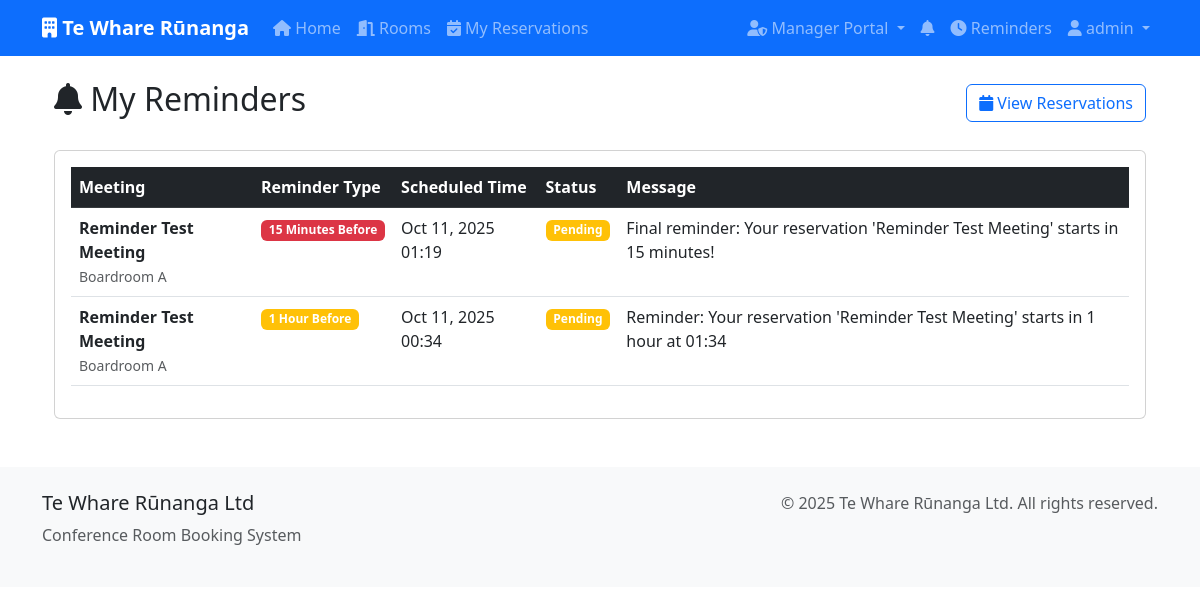
The app's page /reminders/ (signed in) with its own data.
### bookings/models.py (models this page shows, shortened)
class Reminder(models.Model):
    REMINDER_TYPES = [
        ('24h', '24 Hours Before'),
        ('1h', '1 Hour Before'),
        ('15m', '15 Minutes Before'),
        ('email', 'Email Reminder'),
    ]
    reservation = models.ForeignKey(Reservation, on_delete=models.CASCADE, related_name='reminders')
    reminder_time = models.DateTimeField()
    reminder_type = models.CharField(max_length=10, choices=REMINDER_TYPES)
    message = models.TextField()
    is_sent = models.BooleanField(default=False)
    sent_at = models.DateTimeField(null=True, blank=True)
    created_at = models.DateTimeField(auto_now_add=True)
    class Meta:
        ordering = ['reminder_time']

class Reservation(models.Model):
    STATUS_CHOICES = [
        ('pending', 'Pending'),
        ('confirmed', 'Confirmed'),
        ('cancelled', 'Cancelled'),
        ('completed', 'Completed'),
    ]
    room = models.ForeignKey(Room, on_delete=models.CASCADE, related_name='reservations')
    user = models.ForeignKey(User, on_delete=models.CASCADE, related_name='reservations')
    title = models.CharField(max_length=200)
    description = models.TextField(blank=True)
    start_time = models.DateTimeField()
    end_time = models.DateTimeField()
    status = models.CharField(max_length=20, choices=STATUS_CHOICES, default='pending')
    created_at = models.DateTimeField(auto_now_add=True)
    updated_at = models.DateTimeField(auto_now=True)
    created_by_admin = models.BooleanField(default=False)
    class Meta:
        ordering = ['start_time']

class Room(models.Model):
    name = models.CharField(max_length=100, unique=True)
    capacity = models.PositiveIntegerField()
    description = models.TextField(blank=True)
    location = models.CharField(max_length=200)
    amenities = models.TextField(blank=True)
    is_active = models.BooleanField(default=True)
    created_at = models.DateTimeField(auto_now_add=True)
    updated_at = models.DateTimeField(auto_now=True)
    class Meta:
        ordering = ['name']

### bookings/reminder_views.py (the view)
# urls.py: path('reminders/', reminder_views.reminder_list, name='reminder_list'),
@login_required
def reminder_list(request):
    try:
        reminders = Reminder.objects.filter(
            reservation__user=request.user
        ).order_by('-reminder_time')
        paginator = Paginator(reminders, 10)
        page_number = request.GET.get('page')
        page_obj = paginator.get_page(page_number)
        context = {
            'page_obj': page_obj,
            'reminders': page_obj,
        }
        return render(request, 'bookings/reminder_list.html', context)
    except Exception as e:
        import logging
        logger = logging.getLogger(__name__)
        logger.error(f"Error in reminder_list view: {e}")
        from django.http import HttpResponse
        return HttpResponse(f"Error loading reminders: {str(e)}")

### bookings/context_processors.py (called while the page is built)
def notification_count(request):
    if request.user.is_authenticated:
        unread_count = Notification.objects.filter(
            user=request.user,
            is_read=False
        ).count()
        return {'unread_notifications_count': unread_count}
    return {'unread_notifications_count': 0}

### templates/bookings/reminder_list.html (shortened to what this page needs)
{% extends 'bookings/base.html' %}
{% load static %}
{% block content %}
<div class="container mt-4">
    <div class="row">
        <div class="col-md-12">
            <div class="d-flex justify-content-between align-items-center mb-4">
                <h2><i class="fas fa-bell"></i> My Reminders</h2>
                <a href="{% url 'reservations' %}" class="btn btn-outline-primary">
                    <i class="fas fa-calendar"></i> View Reservations
                </a>
            </div>
            {% if reminders %}
                <div class="card">
                    <div class="card-body">
                        <div class="table-responsive">
                            <table class="table table-hover">
                                <thead class="table-dark">
                                    <tr>
                                        <th>Meeting</th>
                                        <th>Reminder Type</th>
                                        <th>Scheduled Time</th>
                                        <th>Status</th>
                                        <th>Message</th>
                                    </tr>
                                </thead>
                                <tbody>
                                    {% for reminder in reminders %}
                                        <tr>
                                            <td>
                                                <strong>{{ reminder.reservation.title }}</strong><br>
                                                <small class="text-muted">{{ reminder.reservation.room.name }}</small>
                                            </td>
                                            <td>
                                                <span class="badge
                                                    {% if reminder.reminder_type == '24h' %}bg-info
                                                    {% elif reminder.reminder_type == '1h' %}bg-warning
                                                    {% elif reminder.reminder_type == '15m' %}bg-danger
                                                    {% else %}bg-secondary{% endif %}">
                                                    {{ reminder.get_reminder_type_display }}
                                                </span>
                                            </td>
                                            <td>
                                                {{ reminder.reminder_time|date:"M d, Y H:i" }}
                                            </td>
                                            <td>
                                                {% if reminder.is_sent %}
                                                    <span class="badge bg-success">Sent</span>
                                                {% else %}
                                                    <span class="badge bg-warning">Pending</span>
                                                {% endif %}
                                            </td>
                                            <td>{{ reminder.message }}</td>
                                        </tr>
                                    {% endfor %}
                                </tbody>
                            </table>
                        </div>
                    </div>
                </div>
            {% endif %}
        </div>
    </div>
</div>
{% endblock %}

### templates/bookings/base.html (shortened to what this page needs)
<!DOCTYPE html>
<html lang="en">
<head>
    <link href="https://cdn.jsdelivr.net/npm/bootstrap@5.3.0/dist/css/bootstrap.min.css" rel="stylesheet">
    <link href="https://cdnjs.cloudflare.com/ajax/libs/font-awesome/6.0.0/css/all.min.css" rel="stylesheet">
</head>
<body>
    <nav class="navbar navbar-expand-lg navbar-dark bg-primary">
        <div class="container">
            <a class="navbar-brand" href="{% url 'home' %}">
                <i class="fas fa-building"></i> Te Whare Rūnanga
            </a>
            <div class="collapse navbar-collapse" id="navbarNav">
                <ul class="navbar-nav me-auto">
                    <li class="nav-item">
                        <a class="nav-link" href="{% url 'home' %}">
                            <i class="fas fa-home"></i> Home
                        </a>
                    </li>
                    <li class="nav-item">
                        <a class="nav-link" href="{% url 'room_list' %}">
                            <i class="fas fa-door-open"></i> Rooms
                        </a>
                    </li>
                    {% if user.is_authenticated %}
                    <li class="nav-item">
                        <a class="nav-link" href="{% url 'reservation_list' %}">
                            <i class="fas fa-calendar-check"></i> My Reservations
                        </a>
                    </li>
                    {% endif %}
                </ul>
                <ul class="navbar-nav">
                    {% if user.is_authenticated %}
                        {% if user.profile.is_admin %}
                        <li class="nav-item dropdown">
                            <a class="nav-link dropdown-toggle" href="#" id="adminDropdown" role="button" data-bs-toggle="dropdown">
                                <i class="fas fa-user-shield"></i> Manager Portal
                            </a>
                        </li>
                        {% endif %}
                        <li class="nav-item">
                            <a class="nav-link notification-badge" href="{% url 'notifications' %}">
                                <i class="fas fa-bell"></i>
                            </a>
                        </li>
                        <li class="nav-item">
                            <a class="nav-link" href="{% url 'reminder_list' %}">
                                <i class="fas fa-clock"></i> Reminders
                            </a>
                        </li>
                        <li class="nav-item dropdown">
                            <a class="nav-link dropdown-toggle" href="#" id="userDropdown" role="button" data-bs-toggle="dropdown">
                                <i class="fas fa-user"></i> {{ user.username }}
                            </a>
                        </li>
                    {% endif %}
                </ul>
            </div>
        </div>
    </nav>
    <main class="container mt-4">
        {% block content %}{% endblock %}
    </main>
    <footer class="footer mt-5 py-4">
        <div class="container">
            <div class="row">
                <div class="col-md-6">
                    <h5>Te Whare Rūnanga Ltd</h5>
                    <p class="text-muted">Conference Room Booking System</p>
                </div>
                <div class="col-md-6 text-md-end">
                    <p class="text-muted">&copy; 2025 Te Whare Rūnanga Ltd. All rights reserved.</p>
                </div>
            </div>
        </div>
    </footer>
</body>
</html>

### templates/bookings/base.html (style rules this page uses)
.navbar-brand { font-weight: bold; }
.card { transition: transform 0.2s; }
.footer { background-color: #f8f9fa; margin-top: 50px; }
.notification-badge { position: relative; }

### records on screen
Reminder: reservation "Reminder Test Meeting", reservation.room.name "Boardroom A", reminder_type "15 Minutes Before", reminder_time "Oct 11, 2025 01:19", is_sent "Pending", message "Final reminder: Your reservation 'Reminder Test Meeting' starts in 15 minutes!"
Reminder: reservation "Reminder Test Meeting", reservation.room.name "Boardroom A", reminder_type "1 Hour Before", reminder_time "Oct 11, 2025 00:34", is_sent "Pending", message "Reminder: Your reservation 'Reminder Test Meeting' starts in 1 hour at 01:34"

### other values on screen
{{ user.username }} "admin"
